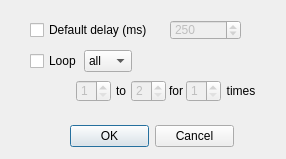
<?xml version="1.0" encoding="UTF-8"?>
<ui version="4.0">
 <class>OptionsDialog</class>
 <widget class="QDialog" name="OptionsDialog">
  <property name="geometry">
   <rect>
    <x>0</x>
    <y>0</y>
    <width>286</width>
    <height>159</height>
   </rect>
  </property>
  <property name="minimumSize">
   <size>
    <width>286</width>
    <height>159</height>
   </size>
  </property>
  <property name="maximumSize">
   <size>
    <width>286</width>
    <height>159</height>
   </size>
  </property>
  <property name="windowTitle">
   <string>Options</string>
  </property>
  <widget class="QSpinBox" name="defaultDelaySB">
   <property name="enabled">
    <bool>false</bool>
   </property>
   <property name="geometry">
    <rect>
     <x>170</x>
     <y>20</y>
     <width>71</width>
     <height>20</height>
    </rect>
   </property>
   <property name="minimum">
    <number>1</number>
   </property>
   <property name="maximum">
    <number>10000</number>
   </property>
   <property name="value">
    <number>250</number>
   </property>
  </widget>
  <widget class="QCheckBox" name="defaultDelayCB">
   <property name="geometry">
    <rect>
     <x>30</x>
     <y>20</y>
     <width>141</width>
     <height>20</height>
    </rect>
   </property>
   <property name="text">
    <string>Default delay (ms)</string>
   </property>
  </widget>
  <widget class="QDialogButtonBox" name="buttonBox">
   <property name="geometry">
    <rect>
     <x>70</x>
     <y>120</y>
     <width>164</width>
     <height>32</height>
    </rect>
   </property>
   <property name="standardButtons">
    <set>QDialogButtonBox::Cancel|QDialogButtonBox::Ok</set>
   </property>
  </widget>
  <widget class="QWidget" name="layoutWidget">
   <property name="geometry">
    <rect>
     <x>30</x>
     <y>50</y>
     <width>102</width>
     <height>22</height>
    </rect>
   </property>
   <layout class="QHBoxLayout" name="loopTickLayout">
    <item>
     <widget class="QCheckBox" name="loopCheckbox">
      <property name="maximumSize">
       <size>
        <width>50</width>
        <height>16777215</height>
       </size>
      </property>
      <property name="text">
       <string>Loop</string>
      </property>
     </widget>
    </item>
    <item>
     <widget class="QComboBox" name="loopType">
      <item>
       <property name="text">
        <string>all</string>
       </property>
      </item>
      <item>
       <property name="text">
        <string>partial</string>
       </property>
      </item>
     </widget>
    </item>
   </layout>
  </widget>
  <widget class="QWidget" name="layoutWidget">
   <property name="geometry">
    <rect>
     <x>76</x>
     <y>80</y>
     <width>186</width>
     <height>22</height>
    </rect>
   </property>
   <layout class="QHBoxLayout" name="loopHorizontalLayout">
    <property name="spacing">
     <number>0</number>
    </property>
    <property name="sizeConstraint">
     <enum>QLayout::SetDefaultConstraint</enum>
    </property>
    <item>
     <widget class="QSpinBox" name="loopFrom">
      <property name="enabled">
       <bool>false</bool>
      </property>
      <property name="maximumSize">
       <size>
        <width>35</width>
        <height>16777215</height>
       </size>
      </property>
      <property name="minimum">
       <number>1</number>
      </property>
     </widget>
    </item>
    <item>
     <widget class="QLabel" name="label_21">
      <property name="maximumSize">
       <size>
        <width>20</width>
        <height>16777215</height>
       </size>
      </property>
      <property name="text">
       <string>to</string>
      </property>
      <property name="alignment">
       <set>Qt::AlignCenter</set>
      </property>
     </widget>
    </item>
    <item>
     <widget class="QSpinBox" name="loopTo">
      <property name="enabled">
       <bool>false</bool>
      </property>
      <property name="maximumSize">
       <size>
        <width>35</width>
        <height>16777215</height>
       </size>
      </property>
      <property name="minimum">
       <number>2</number>
      </property>
      <property name="value">
       <number>2</number>
      </property>
     </widget>
    </item>
    <item>
     <widget class="QLabel" name="label_23">
      <property name="maximumSize">
       <size>
        <width>20</width>
        <height>16777215</height>
       </size>
      </property>
      <property name="text">
       <string>for</string>
      </property>
      <property name="alignment">
       <set>Qt::AlignCenter</set>
      </property>
     </widget>
    </item>
    <item>
     <widget class="QSpinBox" name="loopTimes">
      <property name="enabled">
       <bool>false</bool>
      </property>
      <property name="maximumSize">
       <size>
        <width>35</width>
        <height>16777215</height>
       </size>
      </property>
      <property name="minimum">
       <number>1</number>
      </property>
      <property name="maximum">
       <number>9999</number>
      </property>
      <property name="value">
       <number>1</number>
      </property>
     </widget>
    </item>
    <item>
     <widget class="QLabel" name="label_22">
      <property name="maximumSize">
       <size>
        <width>40</width>
        <height>16777215</height>
       </size>
      </property>
      <property name="text">
       <string>times</string>
      </property>
      <property name="alignment">
       <set>Qt::AlignCenter</set>
      </property>
     </widget>
    </item>
   </layout>
  </widget>
 </widget>
 <resources/>
 <connections>
  <connection>
   <sender>buttonBox</sender>
   <signal>rejected()</signal>
   <receiver>OptionsDialog</receiver>
   <slot>reject()</slot>
   <hints>
    <hint type="sourcelabel">
     <x>206</x>
     <y>150</y>
    </hint>
    <hint type="destinationlabel">
     <x>258</x>
     <y>128</y>
    </hint>
   </hints>
  </connection>
 </connections>
</ui>
